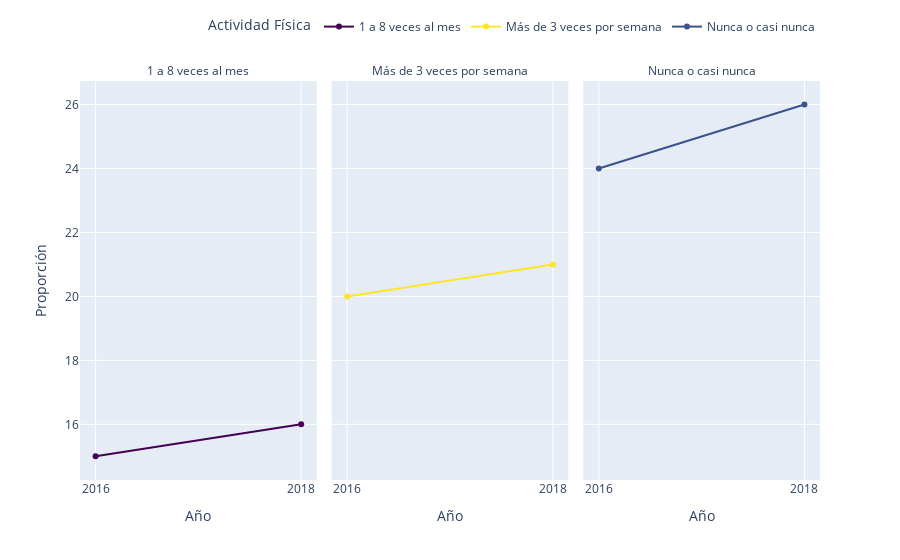

This figure's notebook cell:
### Code cell
grafo_var('s04_fac','Actividad Física')

### Figure 1 — Plotly figure (JSON) as saved in the notebook; plotly's stock layout.template omitted (floating-point values rounded to 4 significant figures)
{"data": [{"hovertemplate": "Actividad Física=1 a 8 veces al mes<br>Año=%{x}<br>Proporción=%{y}<extra></extra>", "legendgroup": "1 a 8 veces al mes", "line": {"color": "#440154", "dash": "solid"}, "marker": {"symbol": "circle"}, "mode": "lines+markers", "name": "1 a 8 veces al mes", "orientation": "v", "showlegend": true, "type": "scatter", "x": ["2016", "2018"], "xaxis": "x", "y": [15, 16], "yaxis": "y"}, {"hovertemplate": "Actividad Física=Más de 3 veces por semana<br>Año=%{x}<br>Proporción=%{y}<extra></extra>", "legendgroup": "Más de 3 veces por semana", "line": {"color": "#fde725", "dash": "solid"}, "marker": {"symbol": "circle"}, "mode": "lines+markers", "name": "Más de 3 veces por semana", "orientation": "v", "showlegend": true, "type": "scatter", "x": ["2016", "2018"], "xaxis": "x2", "y": [20, 21], "yaxis": "y2"}, {"hovertemplate": "Actividad Física=Nunca o casi nunca<br>Año=%{x}<br>Proporción=%{y}<extra></extra>", "legendgroup": "Nunca o casi nunca", "line": {"color": "#3b528b", "dash": "solid"}, "marker": {"symbol": "circle"}, "mode": "lines+markers", "name": "Nunca o casi nunca", "orientation": "v", "showlegend": true, "type": "scatter", "x": ["2016", "2018"], "xaxis": "x3", "y": [24, 26], "yaxis": "y3"}], "layout": {"annotations": [{"font": {}, "showarrow": false, "text": "1 a 8 veces al mes", "x": 0.16, "xanchor": "center", "xref": "paper", "y": 1, "yanchor": "bottom", "yref": "paper"}, {"font": {}, "showarrow": false, "text": "Más de 3 veces por semana", "x": 0.5, "xanchor": "center", "xref": "paper", "y": 1, "yanchor": "bottom", "yref": "paper"}, {"font": {}, "showarrow": false, "text": "Nunca o casi nunca", "x": 0.84, "xanchor": "center", "xref": "paper", "y": 1, "yanchor": "bottom", "yref": "paper"}], "autosize": true, "legend": {"orientation": "h", "title": {"text": "Actividad Física"}, "tracegroupgap": 0, "x": 1, "xanchor": "right", "y": 1.1, "yanchor": "bottom"}, "margin": {"t": 60}, "xaxis": {"anchor": "y", "autorange": true, "domain": [0, 0.32], "range": [-0.07303, 1.073], "title": {"text": "Año"}, "type": "category"}, "xaxis2": {"anchor": "y2", "autorange": true, "domain": [0.34, 0.66], "matches": "x", "range": [-0.07303, 1.073], "title": {"text": "Año"}, "type": "category"}, "xaxis3": {"anchor": "y3", "autorange": true, "domain": [0.68, 1.0], "matches": "x", "range": [-0.07303, 1.073], "title": {"text": "Año"}, "type": "category"}, "yaxis": {"anchor": "x", "autorange": true, "domain": [0, 1], "range": [14.14, 26.86], "title": {"text": "Proporción"}, "type": "linear"}, "yaxis2": {"anchor": "x2", "autorange": true, "domain": [0, 1], "matches": "y", "range": [14.14, 26.86], "showticklabels": false, "type": "linear"}, "yaxis3": {"anchor": "x3", "autorange": true, "domain": [0, 1], "matches": "y", "range": [14.14, 26.86], "showticklabels": false, "type": "linear"}}}
